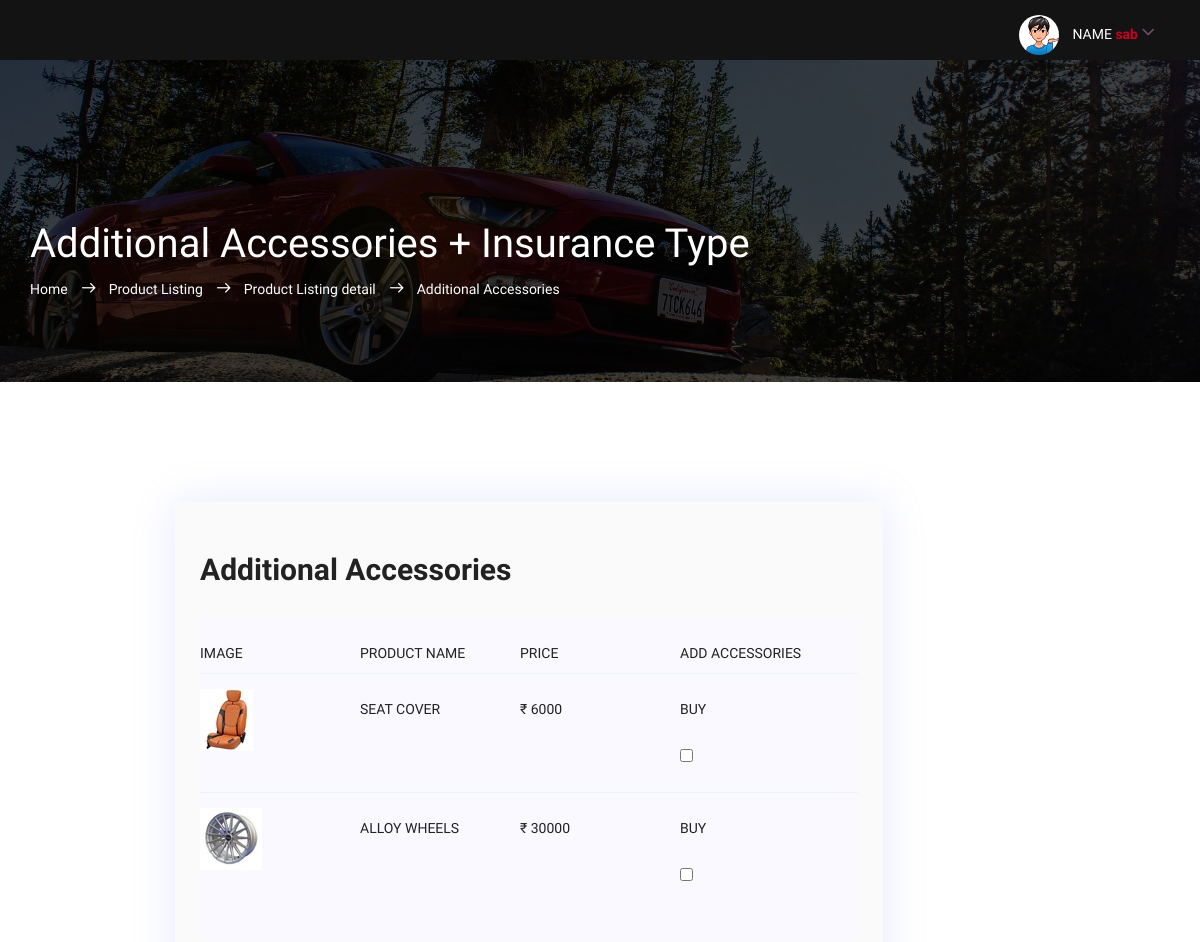
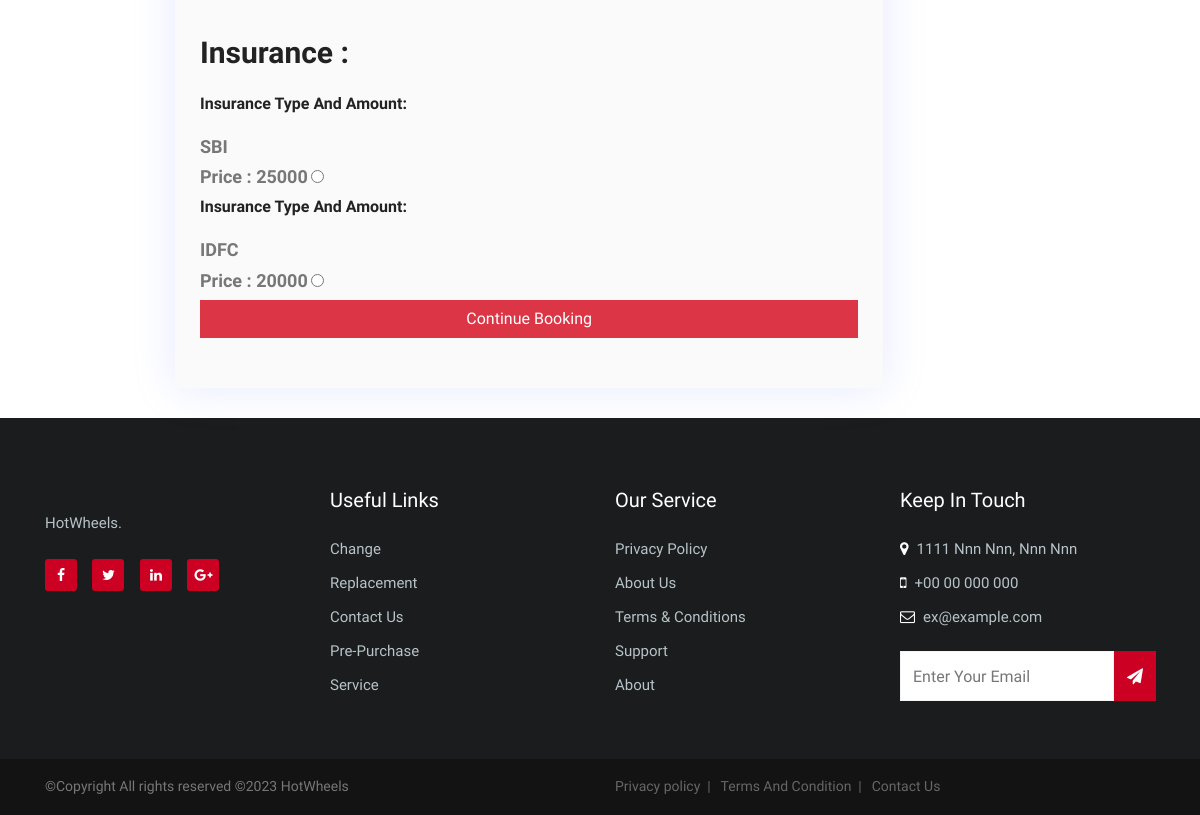
The app's page /cars/addaccessories/2 (signed in) with its own data (2 pictures, top to bottom).
### cars/models.py (models this page shows)
class AdditionalAccessories(models.Model):
    class Meta:
        db_table = 'Additional Accessories'
        verbose_name = "Additional Accessories"
        verbose_name_plural = "Additional Accessories"
    id = models.BigAutoField(
        primary_key= True,
    )
    image = models.ImageField(
        upload_to="image/media/",
        blank=True,
        null=True,
        verbose_name="Product Image"
        )
    price = models.IntegerField(
        verbose_name="Price Of Product"
        )
    Product = models.CharField(default=None,null=True,blank=True,max_length=255,verbose_name="Product Name (Pixel Size 62x62)")

class INSURANCE(models.Model):
    class Meta:
        db_table = 'INSURANCE'
        verbose_name = "Add Insurance"
        verbose_name_plural = "Insurance"
    id = models.BigAutoField(
        primary_key=True,
    )
    name = models.CharField(default=None,null=True,blank=True,max_length=255,verbose_name="Insurance Company")
    Insurance_amt = models.IntegerField(verbose_name="Insurance Amount")

### cars/views.py (the view)
# urls.py: path('addaccessories/<int:pk>', views.addaccessories, name='addaccessories'),
def addaccessories(request,pk):
    if 'username' in request.session:
        order_verify = Order.objects.filter(customerid=request.user)
        stock_verify = DETAILS.objects.filter(stock=0,pk=pk)
        if stock_verify:
            return render(request,'trail2.html')
        elif order_verify:
            return render(request,'trail.html')
        CARDETAILS = DETAILS.objects.get(pk=pk)
        ACCESSORIES =  AdditionalAccessories.objects.all()
        insutype = INSURANCE.objects.all()
        return render(request,'additional_accessories.html',{'ACCESSORIES':ACCESSORIES,'CARDETAILS':CARDETAILS,'insutype':insutype})
    return redirect('signin')

### cars/templates/additional_accessories.html (shortened to what this page needs)
{% load static %}
<!DOCTYPE html>
<html lang="en">
<head>
        <link rel="stylesheet" href="{% static 'css/linearicons.css' %}">
        <link rel="stylesheet" href="{% static 'css/font-awesome.min.css' %}">
        <link rel="stylesheet" href="{% static 'css/bootstrap.css' %}">
        <link rel="stylesheet" href="{% static 'css/magnific-popup.css' %}">
        <link rel="stylesheet" href="{% static 'css/nice-select.css' %}">
        <link rel="stylesheet" href="{% static 'css/animate.min.css' %}">
        <link rel="stylesheet" href="{% static 'css/owl.carousel.css' %}">
        <link rel="stylesheet" href="{% static 'css/main.css' %}">
    </head>
    <body>
          <header id="header">
              <div class="header-top bg-1">
                <div class="container">
                    <div class="row">
                        <div class="col-md-7 col-xs-12 hide_column">
                        </div>
                        <div class="col-lg-5 col-md-12 col-xs-12">
                            <div class="header-top-right text-right">
                                <ul class="account">
                                    <li>
                                        <a href="#">
                                            <img src="{% static 'img/boogyman.png' %}" alt="">
                                            NAME  <span> {{user.first_name}}
                                            <i class="fa fa-angle-down"></i></span>
                                        </a>
                                    </li>
                                </ul>
                            </div>
                        </div>
                    </div>
                </div>
            </div>
          </header>
        <section class="banner-area relative" id="home">
            <div class="overlay overlay-bg"></div>
            <div class="container">
                <div class="row d-flex align-items-center justify-content-center">
                    <div class="about-content col-lg-12">
                        <h1 class="text-white">
                            Additional Accessories + Insurance Type
                        </h1>
                        <p class="text-white link-nav"><a href="{% url 'index' %}">Home </a>  <span class="lnr lnr-arrow-right"></span> <a href="{% url 'product_listing' %}"> Product Listing</a> <span class="lnr lnr-arrow-right"></span> Product Listing detail  <span class="lnr lnr-arrow-right"></span> Additional Accessories</p>
                    </div>
                </div>
            </div>
        </section>
        <section class="cart_area mb-30 pt-120">
            <div class="container">
                <div class="row d-flex justify-content-center">
                    <form action="/cars/taxinfo/{{CARDETAILS.id}}" method="post">
                    <div class="cart_content col-lg-10">
                        <div class="cart-top-border">
                            <h2 class="mb-30">Additional Accessories </h2>
                            <div class="progress-table-wrap">
                                <div class="progress-table">
                                    <div class="table-head">
                                        <div class="image">Image</div>
                                        <div class="image">Product Name</div>
                                        <div class="image">Price</div>
                                        <div class="product-details">Add Accessories</div>
                                    </div>
                                    {% for x in ACCESSORIES %}
                                    <div class="table-row">
                                        <div class="image"><img src="{{x.image.url}}" alt="flag"></div>
                                        <div class="image">{{x.Product}}</div>
                                        <div class="image">₹ {{x.price}}</div>
                                        <div class="product-details"><label for="option1">Buy</label><br>
                                                <input type="checkbox" id="option1" name="options" value="{{x.id}}"></div>
                                    </div>
                                    {% endfor %}
                                </div>
                                <h2><br>Insurance              : </h2><br>
                                    {% for y in insutype %}
                                    <h5 style="font-weight: bold;">Insurance Type And Amount: </h5>
                                        <br><label style="font-size: large;font-weight: bold;">{{y.name}}</label>
                                        <br><label style="font-size: large;font-weight: bold;">Price : {{y.Insurance_amt}}</label>
                                        <input type="radio" id="option2" name="optionss" value="{{y.id}}">
                                    {% endfor %}
                            </div>
                                    <input type="submit" class="btn btn-danger btn-block" value="Continue Booking">
                        </form>
                        </div>
                    </div>
        </section>
        <footer class="footer-area footer-section">
            <div class="container">
                <div class="row">
                    <div class="col-lg-3  col-md-3 col-sm-6">
                        <div class="single-footer-widget newsletter">
                            <p>HotWheels.</p>
                            <ul class="social-footer">
                                <li><a class="facebook" href="#"><i class="fa fa-facebook"></i></a></li>
                                <li><a class="twitter" href="#"><i class="fa fa-twitter"></i></a></li>
                                <li><a class="linkedin" href="#"><i class="fa fa-linkedin"></i></a></li>
                                <li><a class="google-plus" href="#"><i class="fa fa-google-plus"></i></a></li>
                            </ul>
                        </div>
                    </div>
                    <div class="col-lg-3  col-md-3 col-sm-6">
                        <div class="single-footer-widget">
                            <h6>Useful Links</h6>
                            <ul class="footer-nav">
                                <li><a href="">Change</a></li>
                                <li><a href="">Replacement</a></li>
                                <li><a href="">Contact Us</a></li>
                                <li><a href="">Pre-Purchase</a></li>
                                <li><a href="">Service</a></li>
                            </ul>
                        </div>
                    </div>
                    <div class="col-lg-3  col-md-3 col-sm-6">
                        <div class="single-footer-widget">
                            <h6>Our Service</h6>
                            <ul class="footer-nav">
                                <li><a href="">Privacy Policy</a></li>
                                <li><a href="">About Us</a></li>
                                <li><a href="">Terms & Conditions</a></li>
                                <li><a href="">Support</a></li>
                                <li><a href="">About</a></li>
                            </ul>
                        </div>
                    </div>
                    <div class="col-lg-3  col-md-3 col-sm-6">
                        <div class="single-footer-widget mail-chimp">
                            <h6 class="mb-20">Keep In Touch</h6>
                            <ul class="footer-nav">
                                <li>
                                <strong><i class="fa fa-map-marker"></i></strong><span class="pl-2">1111 Nnn Nnn, Nnn Nnn</span>
                                </li>
                                <li>
                                <strong><i class="fa fa-mobile"></i></strong><span class="pl-2">+00 00 000 000</span>
                                </li>
                                <li>
                                <strong><i class="fa fa-envelope-o"></i></strong><span class="pl-2"><a href="#">ex@example.com</a></span>
                                </li>
                            </ul>
                            <div class="section_form">
                                    <div class="col-auto">
                                      <div class="input-group mb-2">
                                        <input type="text" class="form-control" id="inlineFormInputGroup" placeholder="Enter Your Email">
                                         <div class="input-group-prepend">
                                          <div class="input-group-text"><i class="fa fa-paper-plane"></i></div>
                                        </div>
                                      </div>
                                    </div>
                                </div>
                        </div>
                    </div>
                </div>
            </div>
        </footer>
        <div class="copyright1">
            <div class="container">
                <div class="row">
                    <div class="col-md-6 col-sm-6 col-12">
                        <div class="bottom_footer_info">
                            <span>&copy;Copyright All rights reserved &copy;<script>document.write(new Date().getFullYear())</script> HotWheels</span>
                        </div>
                    </div>
                    <div class="col-md-6 col-sm-6 col-12">
                        <div class="bottom_footer_logo">
                            <ul class="list-inline">
                                <li class="list-inline-item">
                                    <a href="#">Privacy policy &nbsp;|</a>
                                </li>
                                <li class="list-inline-item">
                                    <a href="#">Terms And Condition &nbsp;|</a>
                                </li>
                                <li class="list-inline-item">
                                    <a href="#">Contact Us</a>
                                </li>
                            </ul>
                        </div>
                    </div>
                </div>
            </div>
        </div>
    </body>
</html>

### records on screen
AdditionalAccessories: image (picture), Product "SEAT COVER", price "6000"
AdditionalAccessories: image (picture), Product "ALLOY WHEELS", price "30000"
INSURANCE: name "SBI", Insurance_amt "25000"
INSURANCE: name "IDFC", Insurance_amt "20000"

### other values on screen
{{ user.first_name }} "sab"
